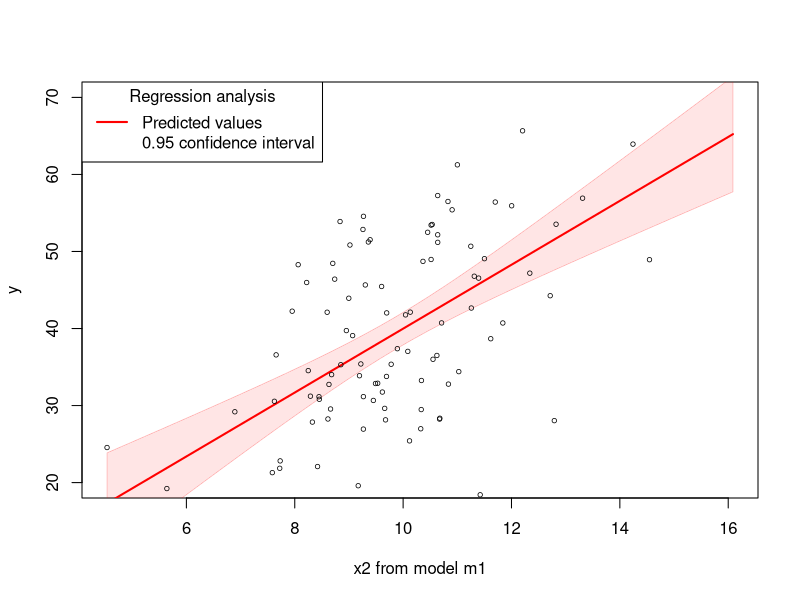
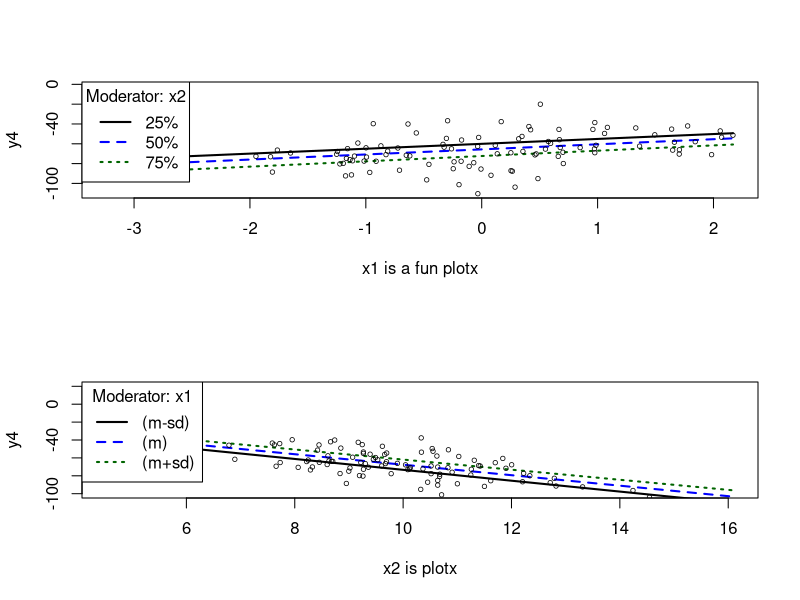
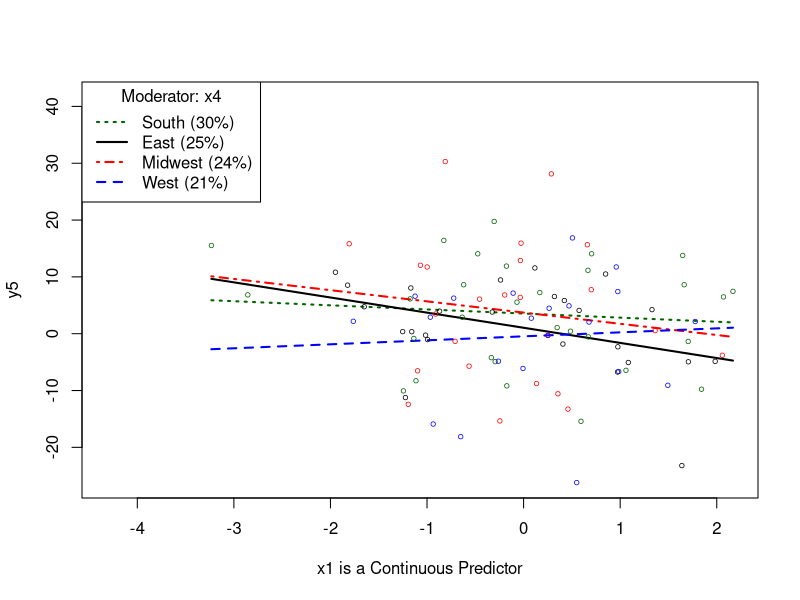
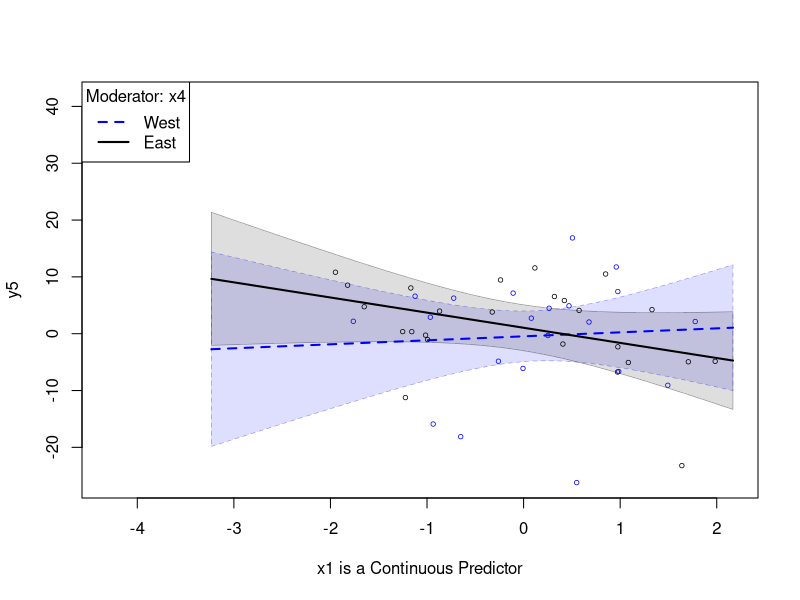

Recreate these plots in R, in order. (Note: this script raises an error after producing the figures.)
### R code from vignette source 'rockchalk.Rnw'
### Encoding: UTF-8

###################################################
### code chunk number 1: rockchalk.Rnw:16-17
###################################################
  if(exists(".orig.enc")) options(encoding = .orig.enc)


###################################################
### code chunk number 2: Roptions
###################################################
options(device = pdf)
options(width=80, prompt=" ", continue="  ")
options(useFancyQuotes = FALSE) 


###################################################
### code chunk number 3: rockchalk.Rnw:198-199
###################################################
library(rockchalk)


###################################################
### code chunk number 4: rockchalk.Rnw:205-208
###################################################
library(car)
data(Chile)
(summChile <- summarize(Chile))


###################################################
### code chunk number 5: rockchalk.Rnw:222-223
###################################################
centralValues(Chile)


###################################################
### code chunk number 6: rockchalk.Rnw:240-241
###################################################
m1 <- lm(statusquo ~ age + income + population + region + sex, data = Chile)


###################################################
### code chunk number 7: rockchalk.Rnw:247-249
###################################################
m1pred <- predictOMatic(m1)
m1pred


###################################################
### code chunk number 8: rockchalk.Rnw:280-286
###################################################
mypred2 <- predictOMatic(m1, predVals = c("age", "region"), n = 3)
mypred2
mypred3 <- predictOMatic(m1, predVals = c(age = "std.dev.", region = "table"), n = 3)
mypred3
mypred4 <- predictOMatic(m1, predVals = list(age = c(18, 30, 45), region = c("SA", "C","N")), n = 3)
mypred4


###################################################
### code chunk number 9: rockchalk.Rnw:307-309
###################################################
mynewdf <- newdata(m1, predVals = c("age","region"), n = 3)
mynewdf


###################################################
### code chunk number 10: rockchalk.Rnw:312-314
###################################################
mynewdf2 <- newdata(m1, predVals = list(age = "std.dev.", region = c("SA", "C","N")))
mynewdf2


###################################################
### code chunk number 11: rockchalk.Rnw:317-319
###################################################
mynewdf3 <- newdata(m1, predVals = list(age = c(20, 30, 40), region = c("SA", "C","N")))
mynewdf3


###################################################
### code chunk number 12: rockchalk.Rnw:324-326
###################################################
mynewdf <- newdata(m1, predVals = list(age = getFocal(Chile$age, n = 3), region = getFocal(Chile$region, n = 3)))
mynewdf


###################################################
### code chunk number 13: rockchalk.Rnw:349-354
###################################################
df <- data.frame(ldose = rep(0:5, 2), sex = factor(rep(c("M", "F"), c(6, 6))), 
	SF.numdead = c(1, 4, 9, 13, 18, 20, 0, 2, 6, 10, 12, 16))      
df$SF.numalive <-  20 - df$SF.numdead
budworm.lg <- glm(cbind(SF.numdead, SF.numalive) ~ sex*ldose, data = df,  family = binomial)
predictOMatic(budworm.lg, predVals = c(ldose = "std.dev.", sex = "table"), interval = "confidence")  


###################################################
### code chunk number 14: createdata1
###################################################
set.seed(1234)
dat <- genCorrelatedData2(N = 100, means = c(0, 10, 0), sds = c(1, 2, 1), rho = c(0, 0, 0), 
  	stde = 10, beta = c(0, -3, 4, 0), verbose = FALSE)


###################################################
### code chunk number 15: createdata1
###################################################
m1 <- lm(y ~ x1 + x2, data = dat)
m2 <- lm(y ~ x2, data = dat)
m3 <- lm(y ~ x1 + x2 + x3, data = dat)
## Create categorical variant
myilogit <- function(x) exp(x)/(1 + exp(x))
dat$y3 <- rbinom(100, size = 1, p = myilogit(scale(dat$y)))
gm1 <- glm(y3 ~ x1 + x2, data = dat)


###################################################
### code chunk number 16: outreg10
###################################################
or <- outreg(list(m1, m2, m3))


###################################################
### code chunk number 17: outreg20
###################################################
or1 <- outreg(list("The First Model with a Long Title" = m1, "Another Model" = m3), tight = FALSE, alpha = c(0.05, 0.01, 0.001))


###################################################
### code chunk number 18: outreg70
###################################################
or2 <- outreg(list(m1,gm1), modelLabels = c("OLS:y","GLM: Categorized y"))


###################################################
### code chunk number 19: ps05
###################################################
m1ps <- plotSlopes(m1, plotx = "x2", xlab = "x2 from model m1", interval = "confidence", opacity = 80, col = "red", ylim = c(20, 70))


###################################################
### code chunk number 20: rockchalk.Rnw:486-487 (eval = FALSE)
###################################################
## m1ps <- plotSlopes(m1, plotx = "x2", xlab = "x2 from model m1", interval = "confidence", opacity = 80, col = "red", ylim = c(20, 70))


###################################################
### code chunk number 21: rockchalk.Rnw:501-502
###################################################
m1ps$newdata[1:3, ]


###################################################
### code chunk number 22: ps09
###################################################
dat$y4 <- 1 + 0.1 * dat$x1 - 6.9 * dat$x2 + 0.5 * dat$x1*dat$x2 + 0.2 * dat$x3 + rnorm(100, m = 0, sd = 10)
m4 <- lm(y4 ~ x1*x2 + x3, data = dat)


###################################################
### code chunk number 23: ps10
###################################################
par(mfcol=c(2,1))
m4psa <- plotSlopes(m4, plotx = "x1", modx = "x2", xlab = "x1 is a fun plotx")
m4psb <- plotSlopes(m4, plotx = "x2", modx = "x1", modxVals = "std.dev.", xlab = "x2 is plotx", ylim = c(-100, 20))
par(mfcol=c(1,1))


###################################################
### code chunk number 24: rockchalk.Rnw:539-540 (eval = FALSE)
###################################################
## par(mfcol=c(2,1))
## m4psa <- plotSlopes(m4, plotx = "x1", modx = "x2", xlab = "x1 is a fun plotx")
## m4psb <- plotSlopes(m4, plotx = "x2", modx = "x1", modxVals = "std.dev.", xlab = "x2 is plotx", ylim = c(-100, 20))
## par(mfcol=c(1,1))


###################################################
### code chunk number 25: rockchalk.Rnw:556-560
###################################################
fourCat <- gl(4,25, labels=c("East","West","South", "Midwest"))
dat$x4 <- sample(fourCat, 100, replace = TRUE)
dat$y5 <- 1 + 0.1 * dat$x1 + contrasts(dat$x4)[dat$x4, ] %*% c(-1,1,2) + rnorm(100,0, sd=10)
m5 <- lm (y5 ~ x1*x4 + x3, data=dat)


###################################################
### code chunk number 26: ps20
###################################################
m5psa <- plotSlopes(m5, plotx = "x1", modx = "x4", xlab = "x1 is a Continuous Predictor", xlim = magRange(dat$x1, c(1.2,1)))


###################################################
### code chunk number 27: ps21
###################################################
m5psb <- plotSlopes(m5, plotx = "x1", modx = "x4", modxVals = c("West","East"), xlab = "x1 is a Continuous Predictor", xlim=magRange(dat$x1, c(1.2,1)), interval = "conf")


###################################################
### code chunk number 28: rockchalk.Rnw:584-585 (eval = FALSE)
###################################################
## m5psa <- plotSlopes(m5, plotx = "x1", modx = "x4", xlab = "x1 is a Continuous Predictor", xlim = magRange(dat$x1, c(1.2,1)))


###################################################
### code chunk number 29: rockchalk.Rnw:596-597 (eval = FALSE)
###################################################
## m5psb <- plotSlopes(m5, plotx = "x1", modx = "x4", modxVals = c("West","East"), xlab = "x1 is a Continuous Predictor", xlim=magRange(dat$x1, c(1.2,1)), interval = "conf")


###################################################
### code chunk number 30: ts10
###################################################
m4psats <- testSlopes(m4psa)
plot(m4psats)


###################################################
### code chunk number 31: rockchalk.Rnw:701-702
###################################################
dat$y5 <- with(dat, -3*x1 + 15*log(0.1 + x2 - min(x2)) + 1.1*x2 + 8.2 *x1 * x2 + 10*rnorm(100))


###################################################
### code chunk number 32: pcps20
###################################################
m5 <- lm(y5 ~ log(x2) + x1 * x2, data = dat)
m5pc <- plotCurves(m5, plotx = "x2", modx = "x1")


###################################################
### code chunk number 33: rockchalk.Rnw:717-718 (eval = FALSE)
###################################################
## m5 <- lm(y5 ~ log(x2) + x1 * x2, data = dat)
## m5pc <- plotCurves(m5, plotx = "x2", modx = "x1")


###################################################
### code chunk number 34: pp100
###################################################
p100 <- plotPlane(m4, plotx1 = "x1", plotx2 = "x2", phi = 10, theta = -80, lcol = gray(.70))


###################################################
### code chunk number 35: rockchalk.Rnw:752-753 (eval = FALSE)
###################################################
## p100 <- plotPlane(m4, plotx1 = "x1", plotx2 = "x2", phi = 10, theta = -80, lcol = gray(.70))


###################################################
### code chunk number 36: pp111
###################################################
ppm5 <- plotPlane(m5, plotx1 = "x2", plotx2 = "x1", phi = 0, npp = 15, lcol = gray(.80))
addLines(from = m5pc, to = ppm5, col = m5pc$col)


###################################################
### code chunk number 37: rockchalk.Rnw:801-803
###################################################
m4 <- lm (y4 ~ x1 * x2, data = dat)
m4s <- standardize(m4)


###################################################
### code chunk number 38: rockchalk.Rnw:809-810
###################################################
summary(m4s)


###################################################
### code chunk number 39: stdreg10
###################################################
or10 <- outreg(list(m4, m4s), tight = F, modelLabels = c("Not Standardized","Standardized"))


###################################################
### code chunk number 40: rockchalk.Rnw:857-859
###################################################
m4mc <- meanCenter(m4)
summary(m4mc)


###################################################
### code chunk number 41: rockchalk.Rnw:892-894
###################################################
m4rc <- residualCenter(m4)
summary(m4rc)


###################################################
### code chunk number 42: rockchalk.Rnw:1036-1041
###################################################
dat2 <- genCorrelatedData(N=400, rho=.4, stde=300, beta=c(2,0.1,0.1,0.2))
m6linear <- lm (y ~ x1 + x2, data=dat2)
m6int <- lm (y ~ x1 * x2, data=dat2)
m6mc <- meanCenter(m6int)
m6rc <- residualCenter(m6int)


###################################################
### code chunk number 43: mcenter10
###################################################
or11 <- outreg(list(m6linear, m6int, m6mc, m6rc), tight=F, modelLabels=c("Linear", "Interaction","Mean-centered","Residual-centered"), alpha = c(0.05, 0.01))


###################################################
### code chunk number 44: pscenter
###################################################
par(mfcol = c(2, 1))
plotSlopes(m6int, plotx = "x1", modx = "x2", modxVals = "std.dev.",  n = 2, interval = "confidence", main= "Not Centered")
plotSlopes(m6mc, plotx = "x1c", modx = "x2c", modxVals = "std.dev.", n = 2, interval = "confidence", main = "Mean Centered")
par(mfcol = c(1, 1))


###################################################
### code chunk number 45: mcenter50
###################################################
op <- par(no.readonly = TRUE)
par(mfcol=c(2,2))
par(mar=c(2,2,2,1))
plotPlane(m6linear, plotx1="x1", plotx2="x2", plotPoints=FALSE, main="Linear", ticktype="detailed")
plotPlane(m6int, plotx1="x1", plotx2="x2", plotPoints=FALSE, main="Interaction: Not Centered", ticktype="detailed")
plotPlane(m6mc, plotx1="x1c", plotx2="x2c", plotPoints=FALSE, main="Mean-centered", ticktype="detailed")
plotPlane(m6rc, plotx1="x1", plotx2="x2", plotPoints=FALSE, main="Residual-centered", ticktype="detailed")
par(op)


###################################################
### code chunk number 46: rcenter40
###################################################
dat3 <- centerNumerics(dat2)
##m6mcpred <- fitted(m6mc) ##
m6mcpred <- predict(m6mc, newdata=dat3)
##m6rcpred <- fitted(m6rc) ##
m6rcpred <- predict(m6rc, newdata=dat3)
##m6intpred <- fitted(m6int) ##
m6intpred <- predict(m6int, newdata=dat3)
op <- par(no.readonly = TRUE)
par(mfcol=c(1,2))
plot(m6intpred, m6rcpred, main="", xlab="Predictions of Uncentered Interaction", ylab="Residual-centered Predictions")
predcor <- round(cor(m6intpred, m6rcpred),3)
legend("topleft", legend=c(paste0("Correlation=", predcor)))
plot(m6mcpred, m6rcpred, main="", xlab="Mean-centered Predictions", ylab = "Residual-centered Predictions")
predcor <- round(cor(m6mcpred, m6rcpred),3)
legend("topleft", legend=c(paste0("Correlation=", predcor)))
par(op)
